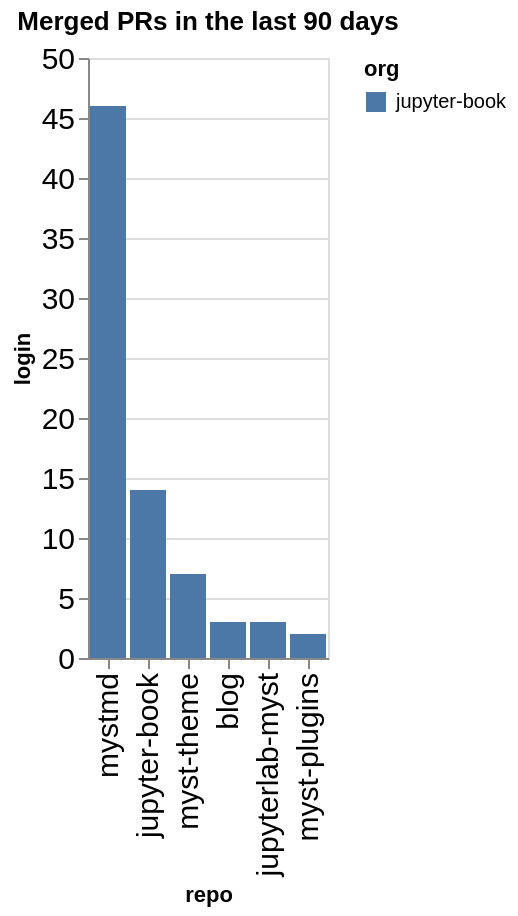

The notebook cell saved with this chart:
### Code cell
prs_by_repo = merged.groupby(['org', 'repo']).count()['login'].reset_index().sort_values(['org', 'login'], ascending=False)
alt.Chart(data=prs_by_repo, title=f"Merged PRs in the last {n_days} days").mark_bar().encode(
    x=alt.X('repo', sort=prs_by_repo['repo'].values.tolist()),
    y='login',
    color='org'
)

### Figure 1 — Vega-Lite specification as saved in the notebook (floating-point values rounded to 4 significant figures)
{"config": {"axisLeft": {"labelFontSize": 15}, "axisBottom": {"labelFontSize": 15}}, "data": {"name": "data-1ad081e44e098637067c942eb662dd18"}, "mark": {"type": "bar"}, "encoding": {"color": {"field": "org", "type": "nominal"}, "x": {"field": "repo", "sort": ["mystmd", "jupyter-book", "myst-theme", "blog", "jupyterlab-myst", "myst-plugins"], "type": "nominal"}, "y": {"field": "login", "type": "quantitative"}}, "title": "Merged PRs in the last 90 days", "$schema": "https://vega.github.io/schema/vega-lite/v5.20.1.json", "datasets": {"data-1ad081e44e098637067c942eb662dd18": [{"org": "jupyter-book", "repo": "mystmd", "login": 46}, {"org": "jupyter-book", "repo": "jupyter-book", "login": 14}, {"org": "jupyter-book", "repo": "myst-theme", "login": 7}, {"org": "jupyter-book", "repo": "blog", "login": 3}, {"org": "jupyter-book", "repo": "jupyterlab-myst", "login": 3}, {"org": "jupyter-book", "repo": "myst-plugins", "login": 2}]}}
